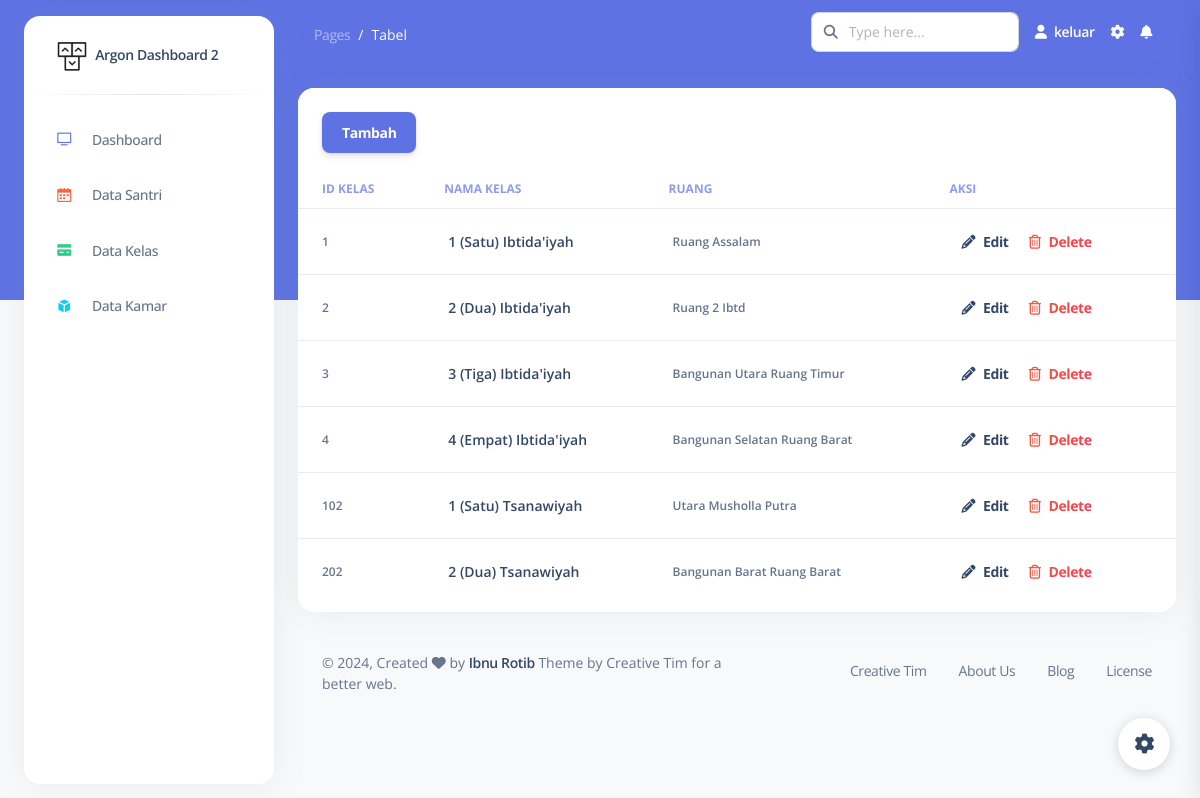
/kelas.php (signed in), run on the app's committed database.
### tables this page shows
CREATE TABLE `kelas` (
  `id_kelas` int(11) NOT NULL,
  `nama_kelas` varchar(100) NOT NULL,
  `ruang` varchar(100) NOT NULL
);

### kelas.php (the view, shortened to what this page needs)
<!DOCTYPE html>
<html lang="en">
<head>
  <link href="assets/css/nucleo-icons.css" rel="stylesheet" />
  <link href="assets/css/nucleo-svg.css" rel="stylesheet" />
  <link href="assets/css/nucleo-svg.css" rel="stylesheet" />
  <link id="pagestyle" href="./assets/css/argon-dashboard.css?v=2.0.4" rel="stylesheet" />
</head>
<body class="g-sidenav-show   bg-gray-100">
  <?php require 'sidebar.php' ?>
  <main class="main-content position-relative border-radius-lg ">
    <?php require 'navbar.php' ?>
    <div class="container-fluid py-4">
      <?php
        require 'koneksi.php';
      ?>
      <div class="row">
        <div class="col-12">
          <div class="card mb-4">
            <div class="card-header pb-0">
              <a href="tambah-kelas.php" class="btn btn-primary float-start">Tambah</a>
            </div>
            <div class="card-body px-0 pt-0 pb-2">
              <div class="table-responsive p-0">
                <table class="table align-items-center mb-0">
                  <thead>
                    <tr>
                      <th class="text-uppercase text-primary text-xs font-weight-bolder opacity-7 ps-4">ID Kelas</th>
                      <th class="text-uppercase text-primary text-xs font-weight-bolder opacity-7 ps-2">Nama Kelas</th>
                      <th class="text-uppercase text-primary text-xs font-weight-bolder opacity-7 ps-2">Ruang</th>
                      <th class="text-uppercase text-primary text-xs font-weight-bolder opacity-7 ps-2">Aksi</th>
                    </tr>
                  </thead>
                  <tbody>
                    <?php
                      $query = mysqli_query($conn, "SELECT * FROM kelas");
                      while($kelas = mysqli_fetch_assoc($query))
                      {
                    ?>
                      <tr>
                        <td>
                          <div class="d-flex px-3 py-1">
                            <div class="d-flex flex-column justify-content-center">
                              <p class="text-xs font-weight-bold mb-0"><?= $kelas['id_kelas']; ?></p>
                            </div>
                          </div>
                        </td>
                        <td>
                          <div class="d-flex px-1 py-1">
                            <div class="d-flex flex-column justify-content-center">
                              <h6 class="mb-0 text-sm"><?= $kelas['nama_kelas']; ?></h6>
                            </div>
                          </div>
                        </td>
                        <td>
                          <div class="d-flex px-1 py-1">
                            <div class="d-flex flex-column justify-content-center">
                              <p class="text-xs font-weight-bold mb-0"><?= $kelas['ruang']; ?></p>
                            </div>
                          </div>
                        </td>
                        <td>
                          <div class="d-flex px-1 py-1">
                            <div class="flex-column float-start">
                              <a class="btn btn-link text-dark px-2 mb-0" href="edit-kelas.php?id_kelas=<?= $kelas["id_kelas"]; ?>"><i class="fas fa-pencil-alt text-dark me-2" aria-hidden="true"></i>Edit</a>
                              <a class="btn btn-link text-danger text-gradient px-2 mb-0" href="hapus-kelas.php?id_kelas=<?= $kelas["id_kelas"]; ?>" onclick="return confirm('Yakin?');"><i class="far fa-trash-alt me-2"></i>Delete</a>
                            </div>
                          </div>
                        </td>
                      </tr>
                      <?php
                        }
                      ?>
                  </tbody>
                </table>
              </div>
            </div>
          </div>
        </div>
      </div>
      <?php require 'footer.php' ?>
    </div>
  </main>
  <?php require 'plugins.php' ?>
</body>
</html>

### data on the page
kelas: id_kelas "1", nama_kelas "1 (Satu) Ibtida'iyah", ruang "Ruang Assalam"
kelas: id_kelas "2", nama_kelas "2 (Dua) Ibtida'iyah", ruang "Ruang 2 Ibtd"
kelas: id_kelas "3", nama_kelas "3 (Tiga) Ibtida'iyah", ruang "Bangunan Utara Ruang Timur"
kelas: id_kelas "4", nama_kelas "4 (Empat) Ibtida'iyah", ruang "Bangunan Selatan Ruang Barat"
kelas: id_kelas "102", nama_kelas "1 (Satu) Tsanawiyah", ruang "Utara Musholla Putra"
kelas: id_kelas "202", nama_kelas "2 (Dua) Tsanawiyah", ruang "Bangunan Barat Ruang Barat"
